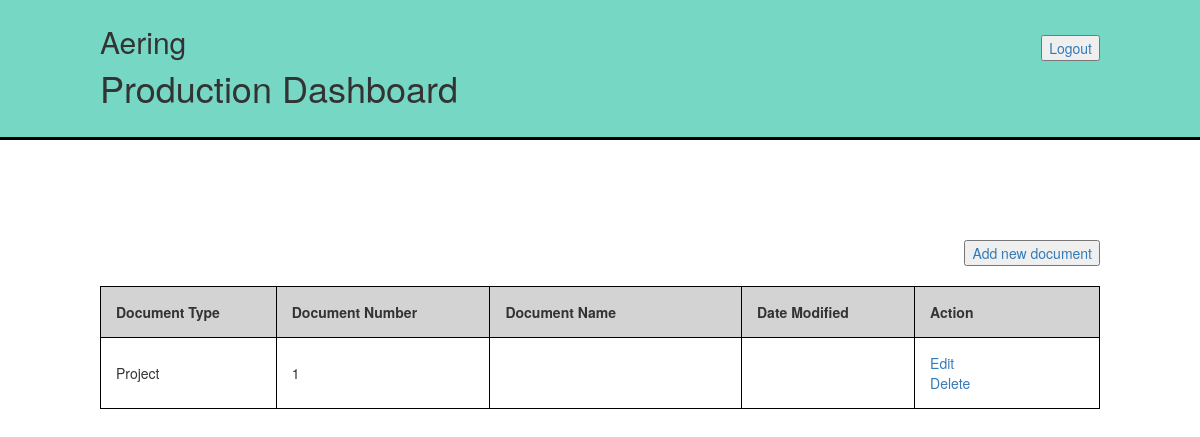
Before: /dashboardP.php (signed in) with the older database file.
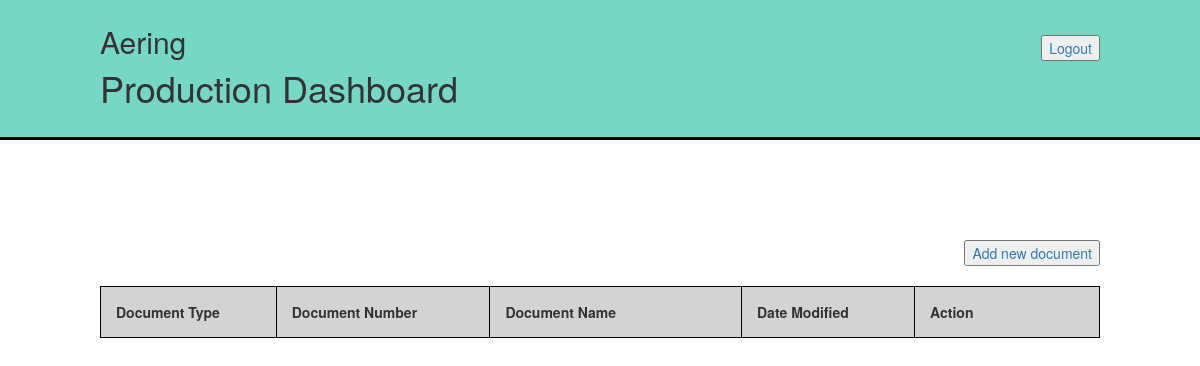
After: the same page with the newer database file.
### tables this page shows
CREATE TABLE `projects` (
  `id_project` int(11) NOT NULL AUTO_INCREMENT,
  `created_date` date DEFAULT NULL,
  `name` varchar(45) DEFAULT NULL,
  `description` text,
  `id_customer` int(11) DEFAULT NULL,
  `docname` varchar(60) DEFAULT NULL,
  `last_updated` datetime DEFAULT CURRENT_TIMESTAMP,
  PRIMARY KEY (`id_project`),
  KEY `id_customer` (`id_customer`)
);

### dashboardP.php (the view, shortened to what this page needs)
<?php
require_once 'db.php';
?>
<!DOCTYPE html>
<html xmlns="http://www.w3.org/1999/xhtml" xml:lang="en" lang="en">
<head>
    <link href="css/bootstrap.min.css" rel="stylesheet">
</head>
<body>
<div name="topbanner" style="background-color: #76D7C4;height: 140px;padding: 5px;padding-left: 100px;padding-right: 100px;border-bottom-width: 3px;border-bottom-style: solid;border-color: black">
  <h2 style="float: left;">Aering</h2>
  <a href="index.html" style="float: right;margin-top: 30px;"><button>Logout</button></a>
  <h1 style="clear: both;">Production Dashboard</h1>
</div>
<div name="content" style="padding: 100px">
<a href="add.php?acl=P&type=0" style="float: right;margin-bottom: 20px"><button>Add new document</button></a>
<br style="clear: both" />
<table>
  <tr style="background-color: lightgray">
    <th style="width: 200px">Document Type</th>
    <th style="width: 250px">Document Number</th>
    <th style="width: 300px">Document Name</th>
    <th style="width: 200px">Date Modified</th>
    <th style="width: 220px">Action</th>
  </tr>
    <?php
	$query = <<<SQL
		select id_project, docname, last_updated from projects
SQL;
	$stmt = $db->prepare($query);
	$stmt->execute();
	$stmt->bind_result($id, $name, $last);
	while ($stmt->fetch()){
		echo "<tr>";
		echo "<td>Project</td>";
		echo "<td>".$id."</td>";
		echo "<td>".$name."</td>";
		echo "<td>".$last."</td>";
		echo "<td><a href=\"edit.php?id=".$id."&type=4&acl=P\">Edit</a><br><a href=\"delete.php?id=".$id."&type=4&acl=P\">Delete</a></td>";
		echo "</tr>";
	}
  ?>
</table>
</div>
</body>
</html>

Changed rows visible on the page:
removed projects: id_project "1"
